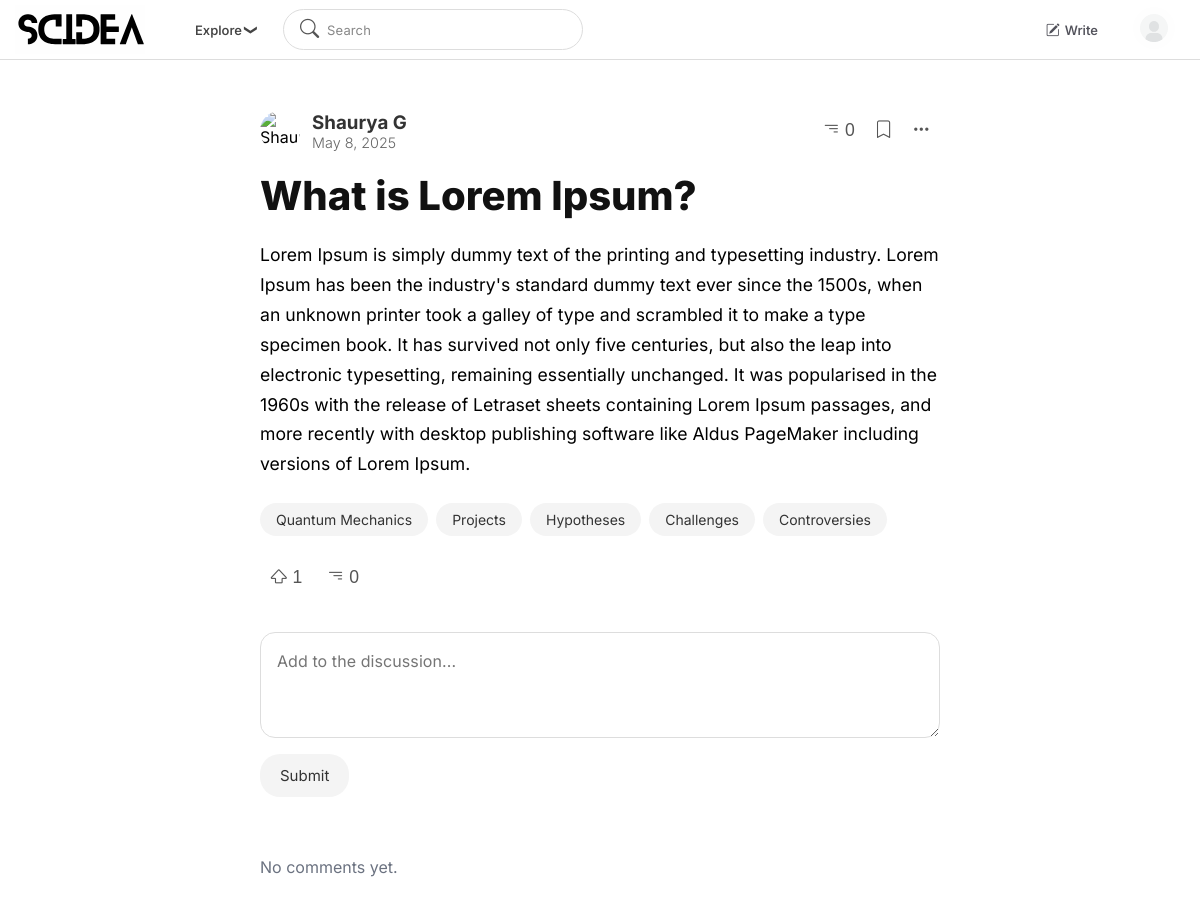
The app's page /ideas/posts/28/ (signed in) with its own data.
### ideas/models.py (models this page shows, shortened)
class Post(models.Model):
    STATUS_CHOICES = [
        ('draft', 'Draft'),
        ('published', 'Published'),
    ]
    title = models.TextField(blank=True)
    content = models.TextField()
    author = models.ForeignKey(CustomUser, on_delete=models.CASCADE)
    tags = models.ManyToManyField(Tag, blank=True)
    status = models.CharField(max_length=10, choices=STATUS_CHOICES, default='draft')
    created_at = models.DateTimeField(auto_now_add=True)
    updated_at = models.DateTimeField(auto_now=True)

class Tag(models.Model):
    name = models.CharField(max_length=50, unique=True, db_index=True)  # <- db_index added

### users/models.py (models this page shows, shortened)
class CustomUser(AbstractUser):
    name = models.CharField(max_length=255, blank=True, null=True)
    email = models.EmailField(unique=True)
    username = models.CharField(max_length=30, unique=True, blank=True, null=True)
    profile_picture = cloudinary.models.CloudinaryField('image', blank=True, null=True)
    date_joined = models.DateTimeField(auto_now_add=True)  # Already in AbstractUser
    bio = models.TextField(blank=True, null=True)
    interest_tags = models.ManyToManyField("ideas.Tag", blank=True)
    twitter = models.URLField(blank=True, null=True)
    instagram = models.URLField(blank=True, null=True)
    linkedin = models.URLField(blank=True, null=True)
    objects = CustomUserManager()
    USERNAME_FIELD = "email"
    REQUIRED_FIELDS = []
    def get_profile_picture(self):
        if self.profile_picture:
            return self.profile_picture.url  # ✅ Cloudinary image
        if hasattr(self, 'socialaccount_set') and self.socialaccount_set.exists():
            return self.socialaccount_set.first().extra_data.get("picture")  # ✅ Google image
        return "/static/default-avatar.svg"  # ✅ Default avatar

### ideas/views.py (the view)
# urls.py: path('posts/<int:pk>/', views.post_detail, name='post_detail'),
@login_required
def post_detail(request, pk):
    post = get_object_or_404(Post, pk=pk)
    comments = Comment.objects.filter(post=post).order_by('created_at')
    upvoted = Upvote.objects.filter(post=post, user=request.user).exists()
    if request.method == 'POST':
        form = CommentForm(request.POST)
        if form.is_valid():
            comment = form.save(commit=False)
            comment.user = request.user
            comment.post = post
            comment.save()
            return redirect(f"{reverse('post_detail', kwargs={'pk': pk})}#comments")
    else:
        form = CommentForm()
    return render(request, 'ideas/post_detail.html', {
        'post': post,
        'comments': comments,
        'form': form,
        'upvoted': upvoted,
    })

### ideas/forms.py
class CommentForm(forms.ModelForm):
    class Meta:
        model = Comment
        fields = ['content']
        widgets = {
            'content': forms.Textarea(attrs={
                'rows': 3,
            }),
        }

### templates/ideas/post_detail.html (shortened to what this page needs)
{% extends 'base.html' %}
{% block head %}
{% load static %}
<link rel="stylesheet" href="{% static 'base.css' %}">
<link rel="stylesheet" href="{% static 'post_detail.css' %}">
{% endblock %}
{% block content %}
<div class="post-detail-container">
    <div class="post-header">
        <img src="{{ post.author.get_profile_picture }}" alt="{{ post.author.name|default:post.author.username }}"
             class="author-avatar">
        <div class="author-info">
            <h3 class="author-name">{{ post.author.name|default:post.author.username }}</h3>
            <p class="post-date">{{ post.created_at|date:"F j, Y" }}</p>
        </div>
        <div class="post-buttons">
            <button class="comment-btn" onclick="window.location.href='{% url 'post_detail' post.id %}#post-tags'"><i
                    class="bi bi-filter-right"></i> {{ post.comments.count }}
            </button>
            <button class="save-button" onclick="event.preventDefault();"><i class="bi bi-bookmark"></i>
            </button>
            <button class="more-options" onclick="event.preventDefault();"><i class="bi bi-three-dots"></i>
            </button>
        </div>
    </div>
    {% if post.title %}
    <h1 class="post-title">{{ post.title }}</h1>
    {% endif %}
    <div class="post-body">
        {{ post.content|linebreaks }}
    </div>
    <div id="post-tags" class="post-tags">
        {% for tag in post.tags.all %}
        <span class="tag">{{ tag.name }}</span>
        {% endfor %}
    </div>
    <div class="post-actions">
        <button class="upvote-button" data-post-id="{{ post.id }}">
            {% if upvoted %}
            <i class="bi bi-shift-fill"></i> {{ post.upvotes.count }}
            {% else %}
            <i class="bi bi-shift"></i> {{ post.upvotes.count }}
            {% endif %}
        </button>
        <button class="comment-btn" onclick="window.location.href='{% url 'post_detail' post.id %}#post-tags'"><i
                class="bi bi-filter-right"></i> {{ post.comments.count }}
        </button>
    </div>
    <form method="post" id="comment-form" class="comment-form">
        <textarea
                name="content"
                placeholder="Add to the discussion..."
                class="comment-textarea"
                rows="3"
                required></textarea>
        <div class="comment-button-container">
            <button type="submit" class="comment-submit">Submit</button>
        </div>
    </form>
    <div id="comments" class="comments">
        {% for comment in comments %}
        <div class="comment">
            <div class="comment-header">
                <strong class="comment-user">{{ comment.user.name }}</strong>
                <small class="comment-date">{{ comment.created_at|date:"M d, Y" }}</small>
            </div>
            <p class="comment-content">{{ comment.content }}</p>
            <div class="divider"></div>
        </div>
        {% empty %}
        <p class="no-comments">No comments yet.</p>
        {% endfor %}
    </div>
</div>
{% endblock %}

### templates/base.html (shortened to what this page needs)
<!DOCTYPE html>
<html lang="en">
<head>
    {% load static %}
    <link rel="stylesheet" href="{% static 'base.css' %}">
    {% block head %}{% endblock %}
    <link href="https://cdn.jsdelivr.net/npm/bootstrap-icons@1.10.5/font/bootstrap-icons.css" rel="stylesheet">
</head>
<body>
<nav>
    <a href="/" class="logo"><img src="{% static 'images/ScideaLogo.svg' %}" alt="Scidea"></a>
    <ul class="nav-links">
        <li class="topics-dropdown">
            <a href="#" class="topics-text">Explore<span class="arrow">&#10095;</span></a>
        </li>
    </ul>
    <div class="search-container">
    <i class="bi bi-search search-icon"></i>
    <input type="text" placeholder="Search" class="search-input">
    </div>
    {% if user.is_authenticated %}
    <a class="write" href="{% url 'create_post' %}"><i class="bi bi-pencil-square"></i>Write</a>
    {% endif %}
    <div class="right-items">
        {% if user.is_authenticated %}
        <div class="profile-dropdown">
            <a href="{% url 'profile_tab' username=request.user.username %}" class="profile-link">
                <img src="{{ user.get_profile_picture }}" class="profile-pic" alt="Profile">
            </a>
        </div>
        {% else %}
        <div class="auth-buttons">
            <a href="{% url 'custom_signup' %}" class="signup-btn">Sign Up</a>
            <a href="{% url 'custom_login' %}" class="login-btn">Log In</a>
        </div>
        {% endif %}
    </div>
</nav>
<div class="content-wrapper">
    {% block content %}
    {% endblock %}
</div>
</body>
</html>

### static/base.css (style rules this page uses)
* { margin: 0; padding: 0; box-sizing: border-box; }
html, body { height: 100%; display: flex; z-index: 1; flex-direction: column; }
.content-wrapper { flex: 1; }
nav { display:flex; align-items: center; background-color: transparent; height:60px; padding-top: 20px; padding-bottom: 20px; position:relative; box-sizing: border-box; padding-right:10px; border-bottom: 1px solid #ddd; }
nav .logo { display: flex; align-items: center; margin-right: 10px; }
nav .logo img { width: 130px; }
nav ul { list-style-type: none; display: flex; }
nav a { text-decoration: none; color: black; font-size: 13px; padding: 12px 15px; border-radius: 5px; font-family: 'Inter', sans-serif; font-weight: 550; }
.search-container { display: flex; align-items: center; border-radius: 2rem; padding: 0rem 1rem; width: 100%; max-width: 300px; border: 1px solid #ddd; transition : border 0.2s ease; }
.search-icon { font-size: 1.2rem; color: #555; margin-right: 0.5rem; }
.search-input { font-size: 13px; font-weight: 400; font-family: 'Inter', sans-serif; padding: 0.7rem 0rem; letter-spacing: 0.01em; border: none; background: transparent; outline: none; flex: 1; color: #333; }
.search-input::placeholder { font-size: 13px; font-weight: 400; font-family: 'Inter', sans-serif; letter-spacing: 0.01em; color: #888; }
nav .topics-dropdown { padding: 20px 5px; position: relative; }
nav .topics-text { font-family: 'Inter', sans-serif; color: #444444; padding: 12px 20px; border-radius: 100px; }
nav .profile-pic { width: 42px; height: 42px; color:gray; border-radius: 50%; object-fit: cover; cursor: pointer; filter: brightness(100%); transition: filter 0.1s ease; }
nav .profile-dropdown { display: flex; }
nav .write { margin-left:auto; color: #52525b; display: inline-flex; align-items: center; padding: 12px 20px; gap: 5px; border-radius: 100px; text-decoration: none; transition: background-color 0s ease; }
nav .write .bi { font-size: 14px; font-weight:100; margin-right:0px; vertical-align: middle; display: inline-flex; align-items: center; color: #52525b; }
nav .arrow { display: inline-block; margin-left: 5px; transform: rotate(90deg); font-weight: 500; transition: transform 0.3s ease; }
@media screen and (min-width: 768px) { nav ul { gap: 20px; flex-direction: row; } }
@media screen and (min-width: 768px) { nav .arrow { display: inline-block; } }

### static/post_detail.css (style rules this page uses)
.post-detail-container { max-width: 720px; margin: 40px auto; padding: 0 20px; font-family: 'Inter', sans-serif; }
.post-header { display: flex; align-items: center; margin-bottom: 20px; margin-top: 50px; }
.author-avatar { width: 40px; height: 40px; border-radius: 50%; object-fit: cover; margin-right: 12px; }
.author-info { font-family: 'Inter', sans-serif; font-size: 1rem; font-weight: 500; color: #333; }
.post-date { font-family: 'Inter', sans-serif; font-size: 0.9rem; font-weight: 300; color: #666; }
.post-buttons { display: flex; margin-left: auto; }
.post-buttons button { background: none; border: none; padding: 10px; border-radius: 100px; cursor: pointer; font-size: 1.1rem; color: #555; }
.post-title { font-size: 2.5rem; margin: 20px 0; font-weight: 800; letter-spacing: 0rem; font-family: 'Inter', sans-serif; color: #111; text-decoration: none; }
.post-body { font-size: 1.1rem; line-height: 1.7; }
.post-tags { display: flex; flex-wrap: wrap; gap: 0.5rem; margin-top: 1.5rem; }
.tag { font-size: 14px; padding: 0.5rem 1rem; background-color: #f4f4f4; border-radius: 100px; color: #333; }
.post-actions button { margin-top: 1.3rem; background: none; border: none; padding: 10px; border-radius: 100px; font-size: 1.1rem; color: #555; cursor: pointer; }
.comments { margin-top: 1.5rem; margin-top: 60px; display: flex; flex-direction: column; gap: 1rem; }
.no-comments { color: #6b7280; }
.comment-form { display: flex; flex-direction: column; gap: 1rem; margin-top: 1.5rem; }
.comment-textarea { width: 100%; height: auto; font-family: 'Inter', sans-serif; line-height: 1.5rem; letter-spacing: 0.005em; color: #333; min-height: 40px; padding: 16px; font-size: 16px; border: 1px solid #ddd; resize: vertical; border-radius: 15px; overflow-y: auto; margin-top: 10px; }
.comment-button-container { display: flex; justify-content: flex-start; }
.comment-submit { padding: 12px 20px; font-size: 15px; border: none; font-family: 'Inter', sans-serif; border-radius: 20px; cursor: pointer; transition: 0s ease-in-out; background-color: #f4f4f4; color: #333; }

### records on screen
Post: author.name "Shaurya G", created_at "May 8, 2025", comments.count "0", title "What is Lorem Ipsum?", content "Lorem Ipsum is simply dummy text of the printing and typesetting industry. Lorem Ipsum has been the industry's standard dummy text ever since the 1500s, when an unknown printer took a galley of type and scrambled it to make a type specimen book. It has survived not only five centuries, but also the leap into electronic typesetting, remaining essentially unchanged. It was popularised in the 1960s with the release of Letraset sheets containing Lorem Ipsum passages, and more recently with desktop publishing software like Aldus PageMaker including versions of Lorem Ipsum.", upvotes.count "1"
Tag: name "Quantum Mechanics"
Tag: name "Projects"
Tag: name "Hypotheses"
Tag: name "Challenges"
Tag: name "Controversies"
